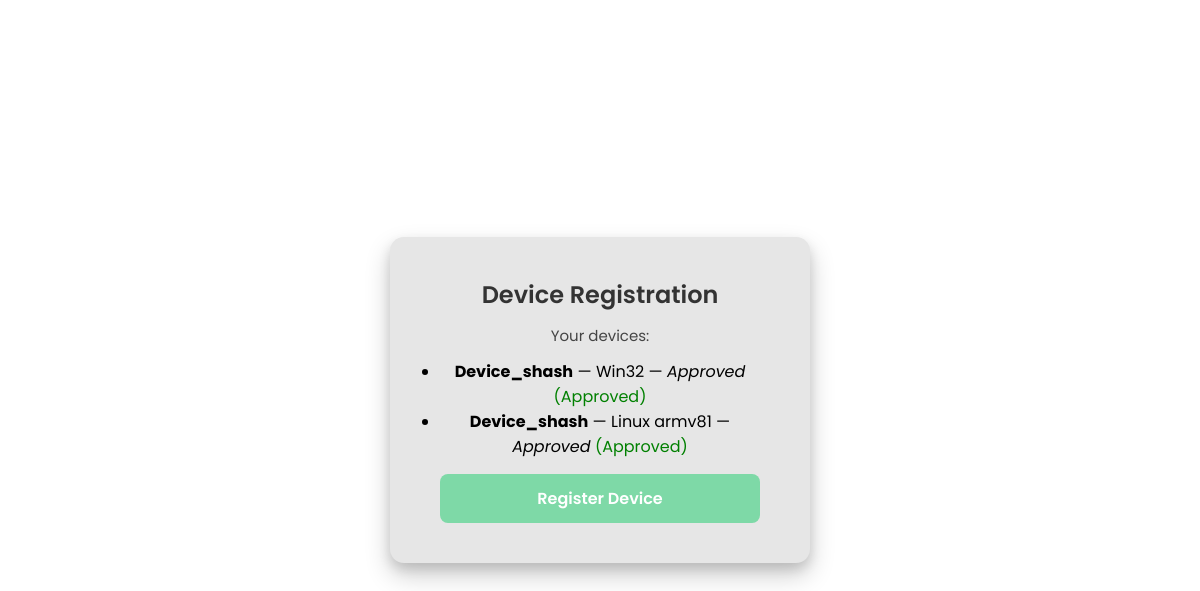
The page /device/register_page (signed in) on the database its author committed.
### models.py (models this page shows)
class Device(db.Model):
    id = db.Column(db.Integer, primary_key=True)
    name = db.Column(db.String(150))
    os_version = db.Column(db.String(100))
    antivirus_installed = db.Column(db.Boolean, default=False)
    compliant = db.Column(db.Boolean, default=False)
    user_agent = db.Column(db.String(300))
    ip_address = db.Column(db.String(100))
    user_id = db.Column(db.Integer, db.ForeignKey('user.id'), nullable=False)
    user = db.relationship('User', back_populates='devices')
    fingerprint = db.Column(db.String(128), unique=False, nullable=True)
    platform = db.Column(db.String(80), nullable=True)
    cpu_threads = db.Column(db.String(20), nullable=True)
    screen = db.Column(db.String(40), nullable=True)
    timezone = db.Column(db.String(80), nullable=True)
    risk_score = db.Column(db.Integer, default=0)
    status = db.Column(db.String(30), default='Pending')
    created_at = db.Column(db.DateTime, default=datetime.utcnow)
    updated_at = db.Column(db.DateTime, nullable=True)

### byod.py (the view)
@byod_bp.route("/register_page")
@login_required
def register_page():
    devices = Device.query.filter_by(user_id=current_user.id).order_by(Device.created_at.desc()).all()
    return render_template("device_register.html", devices=devices)

### app.py (called while the page is built)
@login_manager.user_loader
def load_user(user_id):
    return User.query.get(int(user_id))

### templates/device_register.html (shortened to what this page needs)
<!DOCTYPE html>
<html>
<head>
</head>
<body>
  <div class="container">
    <h2>Device Registration</h2>
    {% if devices %}
      <p>Your devices:</p>
      <ul>
        {% for dev in devices %}
          <li>
            <strong>{{ dev.name }}</strong> — {{ dev.platform }} — <em>{{ dev.status }}</em>
            {% if dev.status == 'Pending' %}
              <span style="color:orange"> (Pending approval)</span>
            {% elif dev.status == 'Approved' %}
              <span style="color:green"> (Approved)</span>
            {% elif dev.status == 'Rejected' %}
              <span style="color:red"> (Rejected)</span>
            {% endif %}
          </li>
        {% endfor %}
      </ul>
    {% else %}
      <p>No devices registered.</p>
    {% endif %}
    <form id="deviceForm">
      <button type="submit" class="mint-btn" id="registerBtn">Register Device</button>
    </form>
  </div>
</body>
</html>

### templates/device_register.html (style rules this page uses)
* { margin: 0; padding: 0; font-family: 'Poppins', Arial, sans-serif; box-sizing: border-box; }
body { background: #ffffff; height: 100vh; display: flex; justify-content: center; align-items: center; padding: 20px; }
.container { background: #e6e6e6; padding: 40px 50px; width: 420px; border-radius: 14px; text-align: center; box-shadow: 0 12px 26px rgba(0,0,0,0.20), 0 6px 12px rgba(0,0,0,0.12); }
h2 { font-weight: 600; color: #333; margin-bottom: 12px; }
p { font-size: 15px; color: #444; margin-bottom: 12px; }
.mint-btn { padding: 12px; width: 100%; border: none; border-radius: 8px; background: #7ed9a7; color: white; font-size: 16px; cursor: pointer; font-weight: 600; margin-top: 15px; transition: 0.2s; }

### rows shown on the page
Device: name "Device_shash", platform "Win32", status "Approved", shows "(Approved)"
Device: name "Device_shash", platform "Linux armv81", status "Approved", shows "(Approved)"
